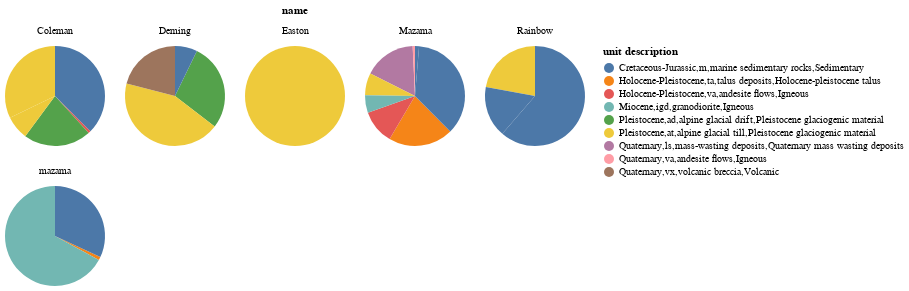

Here is the notebook cell this chart was saved with:
### Markdown cell above
### Plot proportion of each lithology by area in each valley

### Code cell
src = erosion_lithology_by_valley.copy()
# normalize area of of each unit by total area measured in each valley
src['AREA'] = src['AREA'] / src.groupby('name')['AREA'].transform('sum')

alt.Chart(src).mark_arc().encode(
    alt.Theta("AREA:Q"),
    alt.Color("unit description:N"),
    alt.Facet("name:N", columns=5)
).properties(width=100, height=100).configure_view(strokeWidth=0).configure_legend(labelLimit=0)

### Figure 1 — Vega-Lite specification as saved in the notebook (floating-point values rounded to 4 significant figures; data arrays with more than 128 entries replaced by an {"elided": "..."} marker saying what was removed)
{"config": {"view": {"continuousWidth": 400, "continuousHeight": 300, "strokeWidth": 0}, "legend": {"labelLimit": 0}}, "data": {"name": "data-277aa52a7c00bb92047fb0ca0fcffa5b"}, "mark": "arc", "encoding": {"color": {"field": "unit description", "type": "nominal"}, "facet": {"columns": 5, "field": "name", "type": "nominal"}, "theta": {"field": "AREA", "type": "quantitative"}}, "height": 100, "width": 100, "$schema": "https://vega.github.io/schema/vega-lite/v4.17.0.json", "datasets": {"data-277aa52a7c00bb92047fb0ca0fcffa5b": [{"name": "Coleman", "level_1": 136, "AREA": 0.007837, "PERIMETER": 8827.0, "GUNIT_": 950, "GUNIT_ID": 951, "GUNIT_LABE": "Qva(b)", "GMAP_ID": 111, "unit description": "Holocene-Pleistocene,va,andesite flows,Igneous", "description": "Igneous", "type": "Feature", "geometry": {"type": "Polygon", "coordinates": [[[582800.0, 5406000.0], [582800.0, 5406000.0], [582800.0, 5406000.0], [582900.0, 5406000.0], [582800.0, 5406000.0], [582800.0, 5406000.0], [582800.0, 5406000.0], [582800.0, 5406000.0]]]}}, {"name": "Coleman", "level_1": 96, "AREA": 0.2188, "PERIMETER": 73670.0, "GUNIT_": 863, "GUNIT_ID": 864, "GUNIT_LABE": "Qad", "GMAP_ID": 111, "unit description": "Pleistocene,ad,alpine glacial drift,Pleistocene glaciogenic material", "description": "Pleistocene glaciogenic material", "type": "Feature", "geometry": {"type": "Polygon", "coordinates": [[[582700.0, 5406000.0], [582700.0, 5406000.0], [582700.0, 5406000.0], [582800.0, 5406000.0], [582800.0, 5406000.0], [582900.0, 5406000.0], [582900.0, 5406000.0], [583000.0, 5406000.0], [583000.0, 5406000.0], [583000.0, 5406000.0], [583000.0, 5406000.0], [582900.0, 5406000.0], [582900.0, 5406000.0], [582800.0, 5406000.0], [582800.0, 5406000.0], [582800.0, 5406000.0], [582800.0, 5406000.0], [582700.0, 5406000.0], [582700.0, 5406000.0], [582600.0, 5406000.0], [582700.0, 5406000.0]]]}}, {"name": "Coleman", "level_1": 131, "AREA": 0.07677, "PERIMETER": 9596.0, "GUNIT_": 934, "GUNIT_ID": 935, "GUNIT_LABE": "Qat", "GMAP_ID": 111, "unit description": "Pleistocene,at,alpine glacial till,Pleistocene glaciogenic material", "description": "Pleistocene glaciogenic material", "type": "Feature", "geometry": {"type": "Polygon", "coordinates": [[[582900.0, 5406000.0], [582800.0, 5406000.0], [582800.0, 5406000.0], [582700.0, 5406000.0], [582700.0, 5406000.0], [582700.0, 5406000.0], [582600.0, 5406000.0], [582600.0, 5406000.0], [582600.0, 5406000.0], [582800.0, 5406000.0], [582800.0, 5406000.0], [582800.0, 5406000.0], [582800.0, 5406000.0], [582900.0, 5406000.0], [582900.0, 5406000.0], [582900.0, 5406000.0], [582900.0, 5406000.0], [582900.0, 5406000.0]]]}}, {"name": "Coleman", "level_1": 1, "AREA": 0.3746, "PERIMETER": 647800.0, "GUNIT_": 469, "GUNIT_ID": 468, "GUNIT_LABE": "KJm(n1)", "GMAP_ID": 111, "unit description": "Cretaceous-Jurassic,m,marine sedimentary rocks,Sedimentary", "description": "Sedimentary", "type": "Feature", "geometry": {"type": "MultiPolygon", "coordinates": {"elided": "6 rows, 198 float values in total"}}}, {"name": "Coleman", "level_1": 121, "AREA": 0.3219, "PERIMETER": 15110.0, "GUNIT_": 909, "GUNIT_ID": 910, "GUNIT_LABE": "Qat", "GMAP_ID": 111, "unit description": "Pleistocene,at,alpine glacial till,Pleistocene glaciogenic material", "description": "Pleistocene glaciogenic material", "type": "Feature", "geometry": {"type": "MultiPolygon", "coordinates": [[[[584100.0, 5406000.0], [584000.0, 5406000.0], [584000.0, 5406000.0], [584000.0, 5406000.0], [583900.0, 5406000.0], [583900.0, 5406000.0], [583900.0, 5406000.0], [583900.0, 5406000.0], [583900.0, 5406000.0], [583900.0, 5406000.0], [583900.0, 5406000.0], [583900.0, 5406000.0], [584000.0, 5406000.0], [584000.0, 5406000.0], [584000.0, 5406000.0], [584100.0, 5406000.0]]], [[[583500.0, 5406000.0], [583600.0, 5406000.0], [583600.0, 5406000.0], [583600.0, 5406000.0], [583600.0, 5406000.0], [583600.0, 5406000.0], [583500.0, 5406000.0], [583500.0, 5406000.0], [583500.0, 5406000.0], [583500.0, 5406000.0], [583500.0, 5406000.0]]], [[[583700.0, 5406000.0], [583800.0, 5406000.0], [583800.0, 5406000.0], [583800.0, 5406000.0], [583800.0, 5406000.0], [583700.0, 5406000.0], [583700.0, 5406000.0], [583700.0, 5406000.0], [583700.0, 5406000.0], [583700.0, 5406000.0], [583700.0, 5406000.0], [583700.0, 5406000.0], [583700.0, 5406000.0], [583700.0, 5406000.0], [583700.0, 5406000.0]]]]}}, {"name": "Deming", "level_1": 204, "AREA": 0.2818, "PERIMETER": 54920.0, "GUNIT_": 1153, "GUNIT_ID": 1154, "GUNIT_LABE": "Qad", "GMAP_ID": 111, "unit description": "Pleistocene,ad,alpine glacial drift,Pleistocene glaciogenic material", "description": "Pleistocene glaciogenic material", "type": "Feature", "geometry": {"type": "MultiPolygon", "coordinates": {"elided": "10 rows, 264 float values in total"}}}, {"name": "Deming", "level_1": 203, "AREA": 0.4359, "PERIMETER": 25630.0, "GUNIT_": 1151, "GUNIT_ID": 1152, "GUNIT_LABE": "Qat", "GMAP_ID": 111, "unit description": "Pleistocene,at,alpine glacial till,Pleistocene glaciogenic material", "description": "Pleistocene glaciogenic material", "type": "Feature", "geometry": {"type": "MultiPolygon", "coordinates": {"elided": "7 rows, 248 float values in total"}}}, {"name": "Deming", "level_1": 206, "AREA": 0.07216, "PERIMETER": 6826.0, "GUNIT_": 1159, "GUNIT_ID": 1160, "GUNIT_LABE": "KJm(n1)", "GMAP_ID": 111, "unit description": "Cretaceous-Jurassic,m,marine sedimentary rocks,Sedimentary", "description": "Sedimentary", "type": "Feature", "geometry": {"type": "MultiPolygon", "coordinates": [[[[582400.0, 5399000.0], [582400.0, 5399000.0], [582500.0, 5399000.0], [582400.0, 5399000.0], [582400.0, 5399000.0], [582400.0, 5399000.0]]], [[[582800.0, 5400000.0], [582900.0, 5400000.0], [582800.0, 5400000.0], [582800.0, 5400000.0], [582800.0, 5400000.0], [582800.0, 5399000.0], [582700.0, 5399000.0], [582700.0, 5399000.0], [582700.0, 5399000.0], [582700.0, 5399000.0], [582700.0, 5399000.0], [582700.0, 5400000.0], [582700.0, 5400000.0], [582800.0, 5400000.0], [582800.0, 5400000.0], [582800.0, 5400000.0]]], [[[583200.0, 5400000.0], [583200.0, 5400000.0], [583200.0, 5400000.0], [583200.0, 5400000.0], [583100.0, 5400000.0], [583200.0, 5400000.0], [583200.0, 5400000.0], [583200.0, 5400000.0]]], [[[583200.0, 5400000.0], [583200.0, 5400000.0], [583200.0, 5400000.0], [583200.0, 5400000.0], [583200.0, 5400000.0], [583200.0, 5400000.0], [583200.0, 5400000.0], [583200.0, 5400000.0], [583200.0, 5400000.0], [583200.0, 5400000.0]]], [[[582700.0, 5399000.0], [582700.0, 5399000.0], [582700.0, 5399000.0], [582800.0, 5399000.0], [582800.0, 5399000.0], [582800.0, 5399000.0], [582900.0, 5399000.0], [582900.0, 5399000.0], [582800.0, 5399000.0], [582800.0, 5399000.0], [582700.0, 5399000.0], [582700.0, 5399000.0]]], [[[583000.0, 5399000.0], [583000.0, 5399000.0], [583000.0, 5400000.0], [583000.0, 5400000.0], [583000.0, 5400000.0], [583100.0, 5400000.0], [583100.0, 5399000.0], [583000.0, 5399000.0], [583000.0, 5399000.0], [583000.0, 5399000.0]]]]}}, {"name": "Deming", "level_1": 175, "AREA": 0.2101, "PERIMETER": 88230.0, "GUNIT_": 1058, "GUNIT_ID": 1059, "GUNIT_LABE": "Qvx(b)", "GMAP_ID": 111, "unit description": "Quaternary,vx,volcanic breccia,Volcanic", "description": "Volcanic", "type": "Feature", "geometry": {"type": "MultiPolygon", "coordinates": {"elided": "5 rows, 184 float values in total"}}}, {"name": "Easton", "level_1": 211, "AREA": 1.0, "PERIMETER": 62380.0, "GUNIT_": 1180, "GUNIT_ID": 1181, "GUNIT_LABE": "Qat", "GMAP_ID": 111, "unit description": "Pleistocene,at,alpine glacial till,Pleistocene glaciogenic material", "description": "Pleistocene glaciogenic material", "type": "Feature", "geometry": {"type": "MultiPolygon", "coordinates": {"elided": "4 rows, 252 float values in total"}}}, {"name": "Mazama", "level_1": 90, "AREA": 0.1686, "PERIMETER": 9947.0, "GUNIT_": 851, "GUNIT_ID": 852, "GUNIT_LABE": "Qls", "GMAP_ID": 111, "unit description": "Quaternary,ls,mass-wasting deposits,Quaternary mass wasting deposits", "description": "Quaternary mass wasting deposits", "type": "Feature", "geometry": {"type": "MultiPolygon", "coordinates": {"elided": "5 rows, 160 float values in total"}}}, {"name": "Mazama", "level_1": 74, "AREA": 0.07122, "PERIMETER": 18810.0, "GUNIT_": 813, "GUNIT_ID": 814, "GUNIT_LABE": "Qat", "GMAP_ID": 111, "unit description": "Pleistocene,at,alpine glacial till,Pleistocene glaciogenic material", "description": "Pleistocene glaciogenic material", "type": "Feature", "geometry": {"type": "Polygon", "coordinates": [[[589000.0, 5408000.0], [589000.0, 5408000.0], [589100.0, 5408000.0], [589100.0, 5408000.0], [589100.0, 5408000.0], [589100.0, 5408000.0], [589100.0, 5408000.0], [589100.0, 5408000.0], [589100.0, 5408000.0], [589100.0, 5408000.0], [589000.0, 5408000.0], [589000.0, 5408000.0], [588900.0, 5408000.0], [588900.0, 5408000.0], [588900.0, 5408000.0], [589000.0, 5408000.0], [589000.0, 5408000.0], [589000.0, 5408000.0], [589000.0, 5408000.0], [589000.0, 5408000.0]]]}}, {"name": "Mazama", "level_1": 80, "AREA": 0.01304, "PERIMETER": 2696.0, "GUNIT_": 829, "GUNIT_ID": 830, "GUNIT_LABE": "KJm(n1)", "GMAP_ID": 111, "unit description": "Cretaceous-Jurassic,m,marine sedimentary rocks,Sedimentary", "description": "Sedimentary", "type": "Feature", "geometry": {"type": "Polygon", "coordinates": [[[588800.0, 5408000.0], [588800.0, 5408000.0], [588900.0, 5408000.0], [588900.0, 5408000.0], [588900.0, 5408000.0], [588800.0, 5408000.0], [588800.0, 5408000.0], [588800.0, 5408000.0], [588800.0, 5408000.0], [588800.0, 5408000.0], [588800.0, 5408000.0], [588800.0, 5408000.0]]]}}, {"name": "Mazama", "level_1": 61, "AREA": 0.2094, "PERIMETER": 11320.0, "GUNIT_": 773, "GUNIT_ID": 774, "GUNIT_LABE": "Qta", "GMAP_ID": 111, "unit description": "Holocene-Pleistocene,ta,talus deposits,Holocene-pleistocene talus", "description": "Holocene-pleistocene talus", "type": "Feature", "geometry": {"type": "MultiPolygon", "coordinates": {"elided": "7 rows, 246 float values in total"}}}, {"name": "Mazama", "level_1": 27, "AREA": 0.007516, "PERIMETER": 48550.0, "GUNIT_": 667, "GUNIT_ID": 668, "GUNIT_LABE": "Qva(p)", "GMAP_ID": 111, "unit description": "Quaternary,va,andesite flows,Igneous", "description": "Igneous", "type": "Feature", "geometry": {"type": "Polygon", "coordinates": [[[589000.0, 5408000.0], [589000.0, 5408000.0], [589000.0, 5408000.0], [589000.0, 5408000.0], [589000.0, 5408000.0], [589000.0, 5408000.0], [589100.0, 5408000.0], [589100.0, 5408000.0], [589100.0, 5408000.0], [589000.0, 5408000.0]]]}}, {"name": "Mazama", "level_1": 99, "AREA": 0.1112, "PERIMETER": 19510.0, "GUNIT_": 866, "GUNIT_ID": 867, "GUNIT_LABE": "Qva(b)", "GMAP_ID": 111, "unit description": "Holocene-Pleistocene,va,andesite flows,Igneous", "description": "Igneous", "type": "Feature", "geometry": {"type": "MultiPolygon", "coordinates": {"elided": "3 rows, 172 float values in total"}}}, {"name": "Mazama", "level_1": 87, "AREA": 0.05667, "PERIMETER": 4434.0, "GUNIT_": 846, "GUNIT_ID": 847, "GUNIT_LABE": "Migd", "GMAP_ID": 111, "unit description": "Miocene,igd,granodiorite,Igneous", "description": "Igneous", "type": "Feature", "geometry": {"type": "MultiPolygon", "coordinates": [[[[588500.0, 5408000.0], [588500.0, 5408000.0], [588500.0, 5408000.0], [588500.0, 5408000.0], [588600.0, 5408000.0], [588600.0, 5408000.0], [588600.0, 5408000.0], [588600.0, 5408000.0], [588600.0, 5408000.0], [588500.0, 5408000.0]]], [[[588500.0, 5408000.0], [588500.0, 5408000.0], [588600.0, 5408000.0], [588600.0, 5408000.0], [588500.0, 5408000.0], [588500.0, 5408000.0], [588500.0, 5408000.0], [588500.0, 5408000.0], [588400.0, 5408000.0], [588400.0, 5408000.0], [588400.0, 5408000.0], [588500.0, 5408000.0], [588400.0, 5408000.0], [588400.0, 5408000.0], [588500.0, 5408000.0], [588500.0, 5408000.0], [588500.0, 5408000.0], [588500.0, 5408000.0]]]]}}, {"name": "Mazama", "level_1": 1, "AREA": 0.3623, "PERIMETER": 647800.0, "GUNIT_": 469, "GUNIT_ID": 468, "GUNIT_LABE": "KJm(n1)", "GMAP_ID": 111, "unit description": "Cretaceous-Jurassic,m,marine sedimentary rocks,Sedimentary", "description": "Sedimentary", "type": "Feature", "geometry": {"type": "MultiPolygon", "coordinates": {"elided": "14 rows, 462 float values in total"}}}, {"name": "Rainbow", "level_1": 143, "AREA": 0.6133, "PERIMETER": 22890.0, "GUNIT_": 970, "GUNIT_ID": 972, "GUNIT_LABE": "KJm(n1)", "GMAP_ID": 111, "unit description": "Cretaceous-Jurassic,m,marine sedimentary rocks,Sedimentary", "description": "Sedimentary", "type": "Feature", "geometry": {"type": "MultiPolygon", "coordinates": {"elided": "15 rows, 650 float values in total"}}}, {"name": "Rainbow", "level_1": 127, "AREA": 0.2214, "PERIMETER": 23220.0, "GUNIT_": 923, "GUNIT_ID": 924, "GUNIT_LABE": "Qat", "GMAP_ID": 111, "unit description": "Pleistocene,at,alpine glacial till,Pleistocene glaciogenic material", "description": "Pleistocene glaciogenic material", "type": "Feature", "geometry": {"type": "MultiPolygon", "coordinates": {"elided": "9 rows, 170 float values in total"}}}, {"name": "Rainbow", "level_1": 132, "AREA": 0.1653, "PERIMETER": 15510.0, "GUNIT_": 935, "GUNIT_ID": 936, "GUNIT_LABE": "KJm(n4)", "GMAP_ID": 111, "unit description": "Cretaceous-Jurassic,m,marine sedimentary rocks,Sedimentary", "description": "Sedimentary", "type": "Feature", "geometry": {"type": "Polygon", "coordinates": [[[590800.0, 5406000.0], [590800.0, 5406000.0], [590800.0, 5406000.0], [590900.0, 5406000.0], [590900.0, 5406000.0], [590900.0, 5406000.0], [591000.0, 5406000.0], [591000.0, 5406000.0], [591000.0, 5406000.0], [591000.0, 5406000.0], [591100.0, 5406000.0], [591100.0, 5406000.0], [591000.0, 5406000.0], [591000.0, 5406000.0], [590900.0, 5406000.0], [590900.0, 5406000.0], [590800.0, 5406000.0], [590700.0, 5406000.0], [590700.0, 5406000.0], [590700.0, 5406000.0], [590800.0, 5406000.0], [590800.0, 5406000.0], [590800.0, 5406000.0]]]}}, {"name": "mazama", "level_1": 61, "AREA": 0.01047, "PERIMETER": 11320.0, "GUNIT_": 773, "GUNIT_ID": 774, "GUNIT_LABE": "Qta", "GMAP_ID": 111, "unit description": "Holocene-Pleistocene,ta,talus deposits,Holocene-pleistocene talus", "description": "Holocene-pleistocene talus", "type": "Feature", "geometry": {"type": "Polygon", "coordinates": [[[588600.0, 5408000.0], [588600.0, 5408000.0], [588600.0, 5408000.0], [588600.0, 5408000.0], [588600.0, 5408000.0]]]}}, {"name": "mazama", "level_1": 87, "AREA": 0.6702, "PERIMETER": 4434.0, "GUNIT_": 846, "GUNIT_ID": 847, "GUNIT_LABE": "Migd", "GMAP_ID": 111, "unit description": "Miocene,igd,granodiorite,Igneous", "description": "Igneous", "type": "Feature", "geometry": {"type": "Polygon", "coordinates": [[[588700.0, 5408000.0], [588700.0, 5408000.0], [588700.0, 5408000.0], [588700.0, 5408000.0], [588700.0, 5408000.0], [588700.0, 5408000.0], [588700.0, 5408000.0], [588700.0, 5408000.0], [588700.0, 5408000.0], [588700.0, 5408000.0], [588700.0, 5408000.0], [588700.0, 5408000.0], [588600.0, 5408000.0], [588600.0, 5408000.0], [588600.0, 5408000.0], [588600.0, 5408000.0], [588600.0, 5408000.0], [588600.0, 5408000.0], [588600.0, 5408000.0], [588600.0, 5408000.0], [588600.0, 5408000.0], [588600.0, 5408000.0], [588600.0, 5408000.0], [588600.0, 5408000.0], [588600.0, 5408000.0], [588600.0, 5408000.0], [588600.0, 5408000.0], [588600.0, 5408000.0], [588600.0, 5408000.0], [588600.0, 5408000.0], [588600.0, 5408000.0], [588600.0, 5408000.0], [588600.0, 5408000.0], [588600.0, 5408000.0], [588600.0, 5408000.0], [588600.0, 5408000.0], [588600.0, 5408000.0], [588700.0, 5408000.0], [588700.0, 5408000.0]]]}}, {"name": "mazama", "level_1": 1, "AREA": 0.3194, "PERIMETER": 647800.0, "GUNIT_": 469, "GUNIT_ID": 468, "GUNIT_LABE": "KJm(n1)", "GMAP_ID": 111, "unit description": "Cretaceous-Jurassic,m,marine sedimentary rocks,Sedimentary", "description": "Sedimentary", "type": "Feature", "geometry": {"type": "MultiPolygon", "coordinates": [[[[588600.0, 5408000.0], [588600.0, 5408000.0], [588600.0, 5408000.0], [588700.0, 5408000.0], [588700.0, 5408000.0], [588600.0, 5408000.0], [588600.0, 5408000.0], [588600.0, 5408000.0], [588600.0, 5408000.0], [588600.0, 5408000.0], [588600.0, 5408000.0], [588600.0, 5408000.0], [588600.0, 5408000.0]]], [[[588600.0, 5408000.0], [588600.0, 5408000.0], [588600.0, 5408000.0], [588600.0, 5408000.0], [588600.0, 5408000.0]]]]}}]}}
